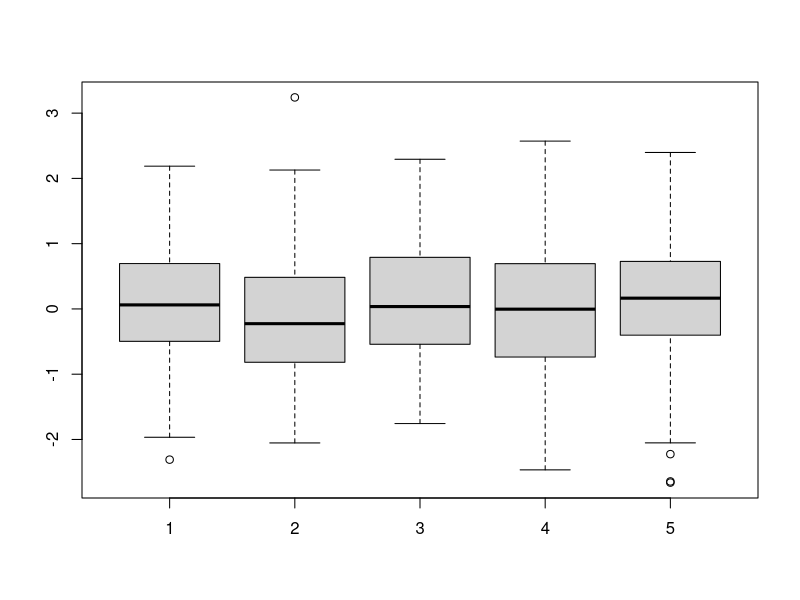
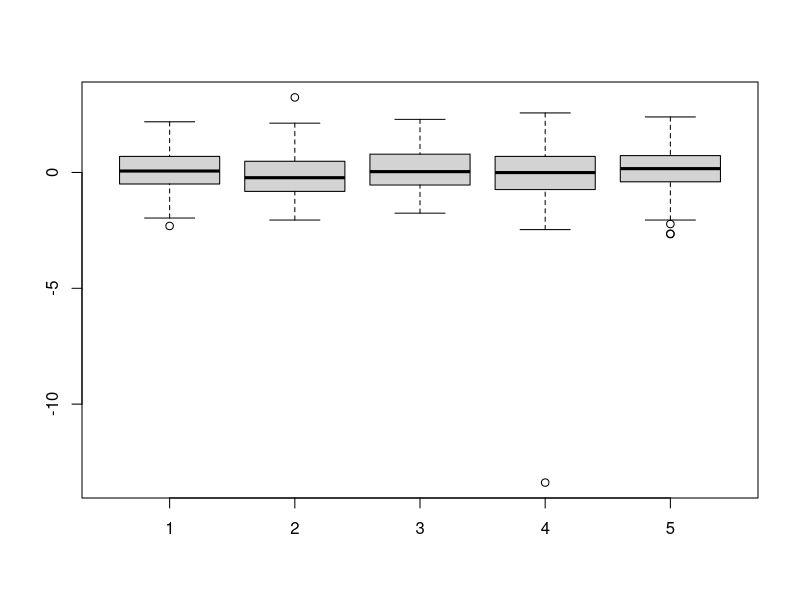
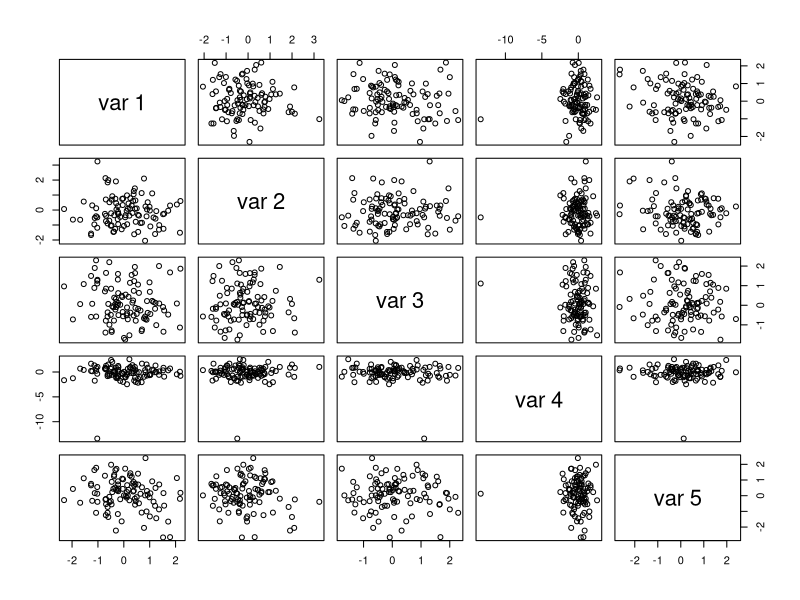

The R source for these figures, in order:
## ---- chunk 1
#-------------------------------------------------------#
#  Simulaci?n                                           #
# ------------------------------------------------------#

set.seed(123)
dat <- matrix(rnorm(5*100),100,5)
summary(dat)
boxplot(dat)
#pairs(dat) 

## ---- chunk 2
# (introducimos un outlier)
dat[23,4] <- dat[23,4] * 10
summary(dat)
boxplot(dat)
pairs(dat)

which.min(dat[,4])

## ---- chunk 3

Bank <- read.delim("BwBankTab.dat" )
head(Bank)

## ---- chunk 4
Bank$GENDER <- as.factor(Bank$GENDER); levels(Bank$GENDER)<- c("Hombre","Mujer",NA)
Bank$MINORITY <- as.factor(Bank$MINORITY); levels(Bank$MINORITY)<- c("Blanco","No blanco",NA)
Bank$JOBCAT <- as.factor(Bank$JOBCAT)
levels(Bank$JOBCAT)<- c(NA, "Oficinista", "Asistente", "Seguridad", 
                        "Acad?mico", "Empleado", "Ejecutivo", "T?cnico" )
